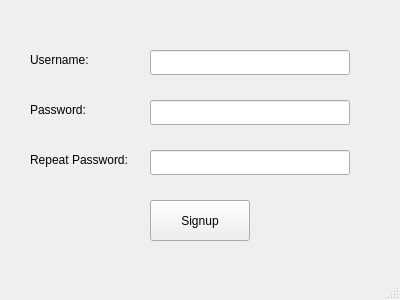
<?xml version="1.0" encoding="UTF-8"?>
<ui version="4.0">
 <class>SignupWindow</class>
 <widget class="QMainWindow" name="SignupWindow">
  <property name="geometry">
   <rect>
    <x>0</x>
    <y>0</y>
    <width>400</width>
    <height>300</height>
   </rect>
  </property>
  <property name="windowTitle">
   <string>Signup</string>
  </property>
  <widget class="QWidget" name="centralwidget">
   <widget class="QLabel" name="label_username">
    <property name="geometry">
     <rect>
      <x>30</x>
      <y>50</y>
      <width>100</width>
      <height>20</height>
     </rect>
    </property>
    <property name="text">
     <string>Username:</string>
    </property>
   </widget>
   <widget class="QLineEdit" name="lineEdit_username">
    <property name="geometry">
     <rect>
      <x>150</x>
      <y>50</y>
      <width>200</width>
      <height>25</height>
     </rect>
    </property>
   </widget>
   <widget class="QLabel" name="label_password">
    <property name="geometry">
     <rect>
      <x>30</x>
      <y>100</y>
      <width>100</width>
      <height>20</height>
     </rect>
    </property>
    <property name="text">
     <string>Password:</string>
    </property>
   </widget>
   <widget class="QLineEdit" name="lineEdit_password">
    <property name="geometry">
     <rect>
      <x>150</x>
      <y>100</y>
      <width>200</width>
      <height>25</height>
     </rect>
    </property>
    <property name="echoMode">
     <enum>QLineEdit::Password</enum>
    </property>
   </widget>
   <widget class="QPushButton" name="pushButton_signup">
    <property name="geometry">
     <rect>
      <x>150</x>
      <y>200</y>
      <width>100</width>
      <height>41</height>
     </rect>
    </property>
    <property name="text">
     <string>Signup</string>
    </property>
   </widget>
   <widget class="QLineEdit" name="lineEdit_password_2">
    <property name="geometry">
     <rect>
      <x>150</x>
      <y>150</y>
      <width>200</width>
      <height>25</height>
     </rect>
    </property>
    <property name="echoMode">
     <enum>QLineEdit::Password</enum>
    </property>
   </widget>
   <widget class="QLabel" name="label_password_2">
    <property name="geometry">
     <rect>
      <x>30</x>
      <y>150</y>
      <width>111</width>
      <height>20</height>
     </rect>
    </property>
    <property name="text">
     <string>Repeat Password:</string>
    </property>
   </widget>
  </widget>
  <widget class="QMenuBar" name="menubar">
   <property name="geometry">
    <rect>
     <x>0</x>
     <y>0</y>
     <width>400</width>
     <height>24</height>
    </rect>
   </property>
  </widget>
  <widget class="QStatusBar" name="statusbar"/>
 </widget>
 <resources/>
 <connections/>
</ui>
